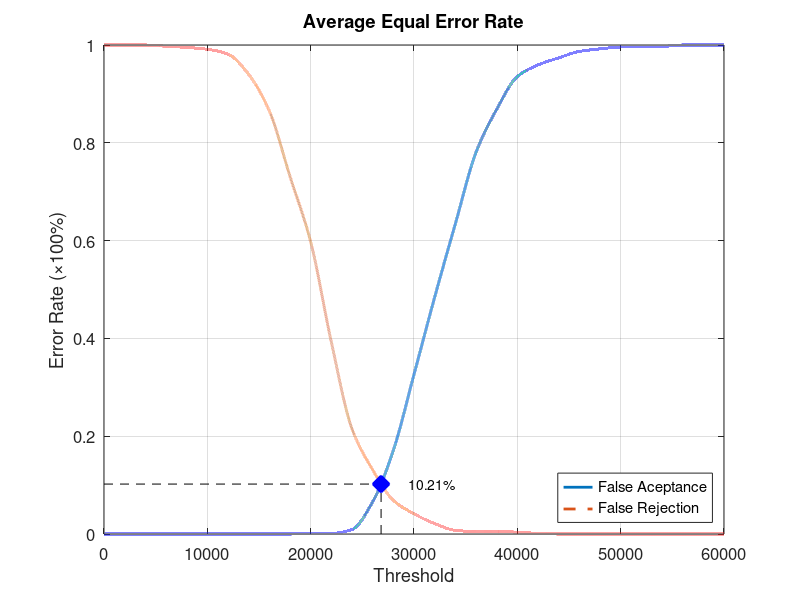
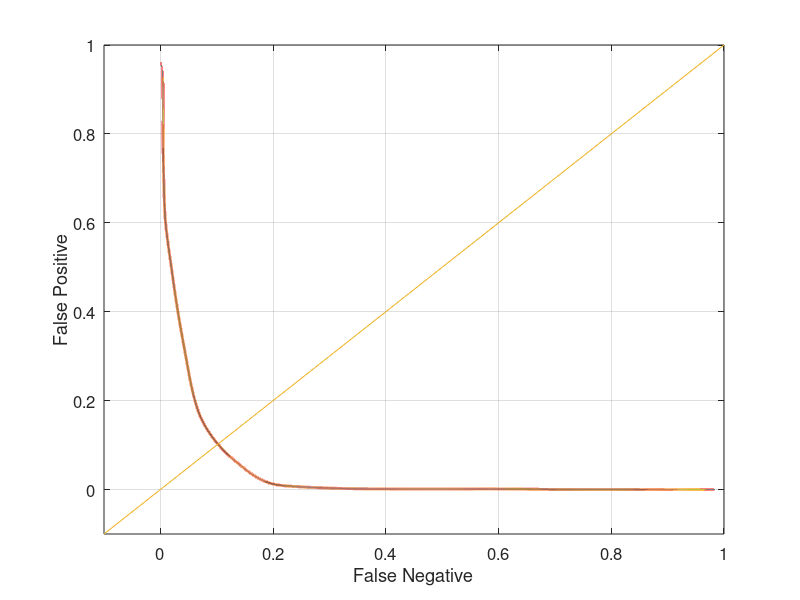

Write MATLAB code to recreate these figures, in order.
function yEER = Experiment1Average
close all;
clear;
clc;
x = 0:2000:60000;
xq = 0:0.5:60000;

y0 = [0 0 0 0 0 0 0 0 0 0 0.00131579 0.00131579 0.00921053 0.0657895 0.171053 0.326316 0.48421 0.634211 0.780263 0.868421 0.935526 0.959211 0.973684 0.986842 0.992105 0.996053 0.997368 0.997368 1 1 1];
yy0 = interp1(x, y0, xq, 'pchip');
y1 = [1 1 1 0.9975 0.995 0.99125 0.98125 0.94 0.865 0.73125 0.5975 0.3925 0.215 0.13125 0.06875 0.04125 0.02125 0.0075 0.005 0.005 0.00375 0.00125 0 0 0 0 0 0 0 0 0];
yy1 = interp1(x, y1, xq, 'pchip');

% Calculating EER: 
y2 = abs(y0 - y1);
find(y2 == min(y2))
yy2 = abs(yy0 - yy1);
xEER = find(yy2 == min(yy2));
xEERIndex = xq(xEER) % X-axis EER
yEER = yy0(xEER) % Y-axis EER

main = figure
plot(xq, yy0,'-','LineWidth', 2);	hold on
plot(xq, yy1,'--','LineWidth', 2);	hold on
plot([xEERIndex xEERIndex], [0 yEER], 'k--');	hold on
plot([0 xEERIndex], [yEER yEER], 'k--');	hold on
plot(xEERIndex, yEER, 'bx', 'LineWidth', 10);	hold on
text(xEERIndex + 10 * xEERIndex / 100, yEER, [num2str(round((10000 * yEER)) / 100) '%'])
legend('False Aceptance', 'False Rejection', 'Location', 'SouthEast')
xlabel('Threshold')
ylabel('Error Rate (\times100%)')
title('Average Equal Error Rate')
set(gca, 'FontSize', 12)
axis([0 60000 0 1])
grid on

print(main, 'Experiment1AverageMain', '-dpng');
FNRxFPR = figure('Color', [1 1 1]);
plot(yy1, yy0, '-', yy1, yy0, 'LineWidth', 2);
hold on
y = -0.1:0.1:1
plot(y, y); 
set(gca, 'FontSize', 12)
xlabel('False Negative')
ylabel('False Positive')
axis([-0.1 1 -0.1 1])
set(gca, 'FontSize', 12)
grid on

print(FNRxFPR, 'Experiment1AverageFNRxFPR','-dpng');
end
